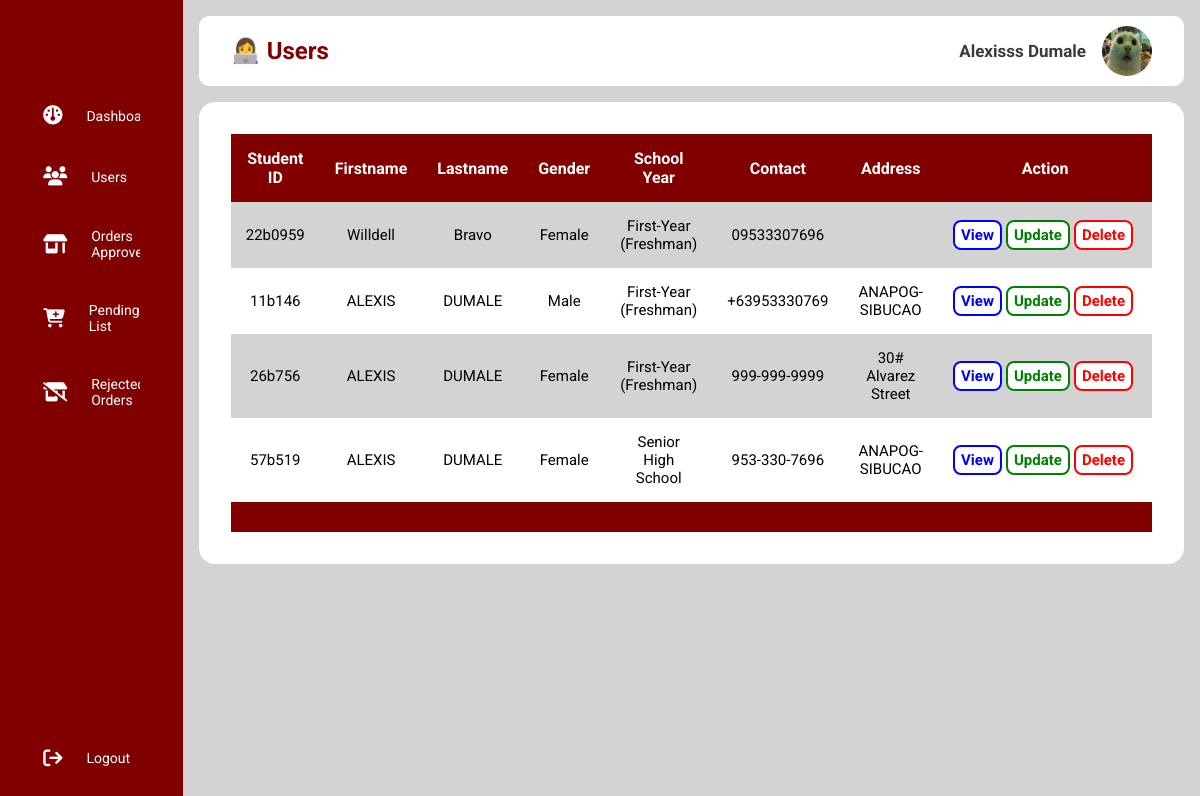
Screenshot of /admin/users.php (signed in) with the database file from the repository.
### tables this page shows
CREATE TABLE `users` (
  `id` int(11) NOT NULL,
  `student_id` varchar(25) NOT NULL,
  `firstname` varchar(50) NOT NULL,
  `lastname` varchar(25) NOT NULL,
  `gender` varchar(10) NOT NULL,
  `email_address` varchar(50) NOT NULL,
  `password` varchar(255) NOT NULL,
  `contact_no` varchar(12) NOT NULL,
  `address` varchar(255) NOT NULL,
  `course` varchar(255) NOT NULL,
  `academic_year` varchar(255) NOT NULL,
  `access_level` varchar(25) NOT NULL,
  `image_profile` varchar(255) NOT NULL,
  `profile_status` varchar(50) NOT NULL,
  `created` timestamp NOT NULL DEFAULT current_timestamp(),
  `modified` datetime NOT NULL DEFAULT current_timestamp()
);

CREATE TABLE `academic_year` (
  `id` int(11) NOT NULL,
  `academic_year` varchar(255) NOT NULL,
  `created` datetime NOT NULL DEFAULT current_timestamp(),
  `modified` timestamp NULL DEFAULT current_timestamp()
);

### object/user.php (called while the page is built, shortened)
<?php
class User {
	private $conn;
	private $table_name = "users";
	public function __construct($db) {
		$this->conn = $db;
	}
	function countUser(){
		$query = "SELECT COUNT(*) as user_count
					FROM
					" . $this->table_name . "
					WHERE
					access_level = 'student'";
		$stmt = $this->conn->prepare($query);
		$stmt->execute();
		$row = $stmt->fetch(PDO::FETCH_ASSOC);
		$user_count = $row['user_count'];
		return $user_count;
	}
	function readUsers(){
		$query = "SELECT * FROM
					" . $this->table_name . "
				WHERE
				access_level = 'Student'";
		$stmt = $this->conn->prepare($query);
		$stmt->execute();
		return $stmt;
	}
}
?>

### object/academic_year.php (called while the page is built, shortened)
<?php
class Academic_year{
    private $conn;
    private $table_name = "academic_year";
    public $id;
    public function __construct($db){
        $this->conn = $db;
    }
    function readName() {
        $query = "SELECT academic_year FROM " . $this->table_name . " WHERE id = ?";
        $stmt = $this->conn->prepare($query);
        $stmt->bindParam(1, $this->id);
        $stmt->execute();
        $row = $stmt->fetch(PDO::FETCH_ASSOC);
        if($row) {
            $this->academic_year_name = $row['academic_year'];
        }
    }
}
?>

### config/core.php (called while the page is built, shortened)
<?php
$home_url="http://localhost/gtms/";
?>

### admin/users.php (the view, shortened to what this page needs)
<?php
include_once '../config/core.php';
include_once '../object/user.php';
include_once '../object/academic_year.php';
$database = new Database();
$db = $database->getConnection();
$user = new User($db);
$academic_year_obj = new Academic_year($db);
$page_title = "👩‍💻 Users";
include_once 'sidebar.php';
include_once 'layout_head.php';
$stmt = $user->readUsers();
$num = $stmt->rowCount();
?>
    <?php
        if ($num>0) {
            echo "<div class='table_container'>";
            echo "<table>";
                echo "<thead>";
                    echo "<tr>";
                        echo "<th>Student ID</th>";
                        echo "<th>Firstname</th>";
                        echo "<th>Lastname</th>";
                        echo "<th>Gender</th>";
                        echo "<th>School Year</th>";
                        echo "<th>Contact</th>";
                        echo "<th>Address</th>";
                        echo "<th>Action</th>";
                    echo "</tr>";
                echo "</thead>";
                echo "<tbody>";
                    while ($row = $stmt->fetch(PDO::FETCH_ASSOC)) {
                        extract($row);
                        $academic_year_obj->id =  $academic_year;
                        $academic_year_obj->readName();
                        echo "<tr>";
                            echo "<td>{$student_id}</td>";
                            echo "<td>{$firstname}</td>";
                            echo "<td>{$lastname}</td>";
                            echo "<td>{$gender}</td>";
                            echo "<td>{$academic_year_obj->academic_year_name}</td>";
                            echo "<td>{$contact_no}</td>";
                            echo "<td>{$address}</td>";
                            echo "<td>";
                                echo "<a href='../admin/view_user.php?uid={$id}' class='action_btn1'>View</a>";
                                echo "<a href='{$home_url}admin/update_user.php?uid={$id}'class='action_btn2'>Update</a>";
                                echo "<a delete-id='{$id}' class='action_btn3 delete-object'>Delete</a>";
                        echo "</tr>";
                    }
                echo "</tbody>";
                echo "<tfoot>";
                    echo "<tr>";
                        echo "<td colspan='8' class='table_foot'></td>";
                    echo "</tr>";
                echo "</tfoot>";
            echo "</table>";
        }
    ?>
    </div>
<?php include_once 'layout_foot.php'; ?>

### admin/sidebar.php
<div class="sidebar">
    <div class="logo"></div>
    <ul class="menu">
        <li class="dash">
            <a href="index-admin.php">
                <i class="fa-solid fa-gauge"></i>
                <span>Dashboard</span>
            </a>
        </li>
        <li>
            <a href="users.php">
                <i class="fa-solid fa-users"></i>
                <span>Users</span>
            </a>
        </li>
        <li>
            <a href="approved_order.php">
            <i class="fa-solid fa-shop"></i>
                <span>Orders Approved</span>
            </a>
        </li>
        <li>
            <a href="pending_request.php">
            <i class="fa-solid fa-cart-plus"></i>
                <span>Pending List</span>
            </a>
        </li>
        <li>
            <a href="declined_order.php">
            <i class="fa-solid fa-shop-slash"></i>
                <span>Rejected Orders</span>
            </a>
        </li>
        <li class="logout">
            <a href="../logout.php">
                <i class="fa-solid fa-arrow-right-from-bracket"></i>
                <span>Logout</span>
            </a>
        </li>
    </ul>
</div>

### admin/layout_head.php (shortened to what this page needs)
<!DOCTYPE html>
<html>
<head>
    <link rel="stylesheet" href="https://cdnjs.cloudflare.com/ajax/libs/font-awesome/6.5.2/css/all.min.css"/>
    <link rel="stylesheet" href="../libs/css/admin-style.css">
</head>
<body>
    <div class="main_content">
        <div class="header_wrapper">
            <div class="header_title">
                <?php
                    if ($page_title == "Dashboard"){
                        echo "<span>Primary</span>";
                        echo "<h2>{$page_title}</h2>";
                    }else{
                        echo "<h2>{$page_title}</h2>";
                    }
                ?>
            </div>
            <div class="user_info">
                <span class="title"><?php
                echo "<strong>{$_SESSION['firstname']}</strong>";
                echo "<strong>{$_SESSION['lastname']}</strong>";
                ?></span>
                <a href="#"><img src="../IMG/Admin2.jpg" alt=""></a>
            </div>
        </div>
        <div class="table_wrapper">

### admin/layout_foot.php (shortened to what this page needs)
    </div>
</div>
</body>
</html>

### libs/css/admin-style.css (style rules this page uses)
* { margin: 0; padding: 0; border: none; outline: none; box-sizing: border-box; font-family: Roboto; }
body { display: flex; }
.sidebar { position: sticky; top: 0; left: 0; bottom: 0; width: 240px; height: 100vh; padding: 0 1.7rem; color: white; overflow: hidden; transition: all 0.5s linear; background: maroon; }
.logo { height: 80px; padding: 16px; }
.menu { height: 88%; position: relative; list-style: none; padding: 0; }
.menu li { padding: 1rem; margin: 10px 0; border-radius: 8px; transition: all 0.5s ease-in-out; }
.menu a { color: white; font-size: 14px; text-decoration: none; display: flex; align-items: center; gap: 1.5rem; }
.menu a span { overflow: hidden; }
.menu a i { font-size: 1.2rem; }
.logout { position: absolute; bottom: 0; left: 0; width: 100%; }
.main_content { position: relative; background: lightgray; width: 100%; padding: 1rem; }
.header_wrapper img { width: 50px; height: 50px; cursor: pointer; border-radius: 100%; }
.header_wrapper { display: flex; justify-content: space-between; align-items: center; flex-wrap: wrap; background: white; border-radius: 10px; padding: 10px 2rem; margin-bottom: 1rem; }
.header_title { color: maroon; }
.user_info { display: flex; align-items: center; gap: 1rem; }
.title { font-size: 17px; font-weight: bold; color: #3f3838; }
.table_wrapper { background: white; margin-top: 1rem; border-radius: 1rem; padding: 2rem 2rem; overflow-x: auto; }
.table_container { width: 100%; margin: 0 auto; }
table { width: 100%; border-collapse: collapse; }
thead { background: maroon; color: white; }
th { padding: 15px; text-align: center; }
tbody { background: lightgray; }
td { text-align: center; padding: 15px; font-size: 15px; text-transform: capitalize; }
tr:nth-child(even) { background: white; }
tfoot .table_foot { background: maroon; font-weight: bold; color: white; text-align: left; }
tfoot td { padding: 15px; color: white; }
.action_btn1, .action_btn2, .action_btn3 { text-decoration: none; border-radius: 8px; font-weight: bold; background-color: white; transition-duration: 0.3s; margin-right: 4px; padding: 4px 6px; }
.action_btn1 { border: 2px solid blue; color: blue; }
.action_btn2 { border: 2px solid green; color: green; }
.action_btn3 { border: 2px solid red; color: red; }

### rows the page displays
users: student "22b0959", firstname "Willdell", lastname "Bravo", gender "Female", academic_year.academic_year "First-Year (Freshman)", contact_no "09533307696"
users: student "11b146", firstname "ALEXIS", lastname "DUMALE", gender "Male", academic_year.academic_year "First-Year (Freshman)", contact_no "+63953330769", address "ANAPOG-SIBUCAO"
users: student "26b756", firstname "ALEXIS", lastname "DUMALE", gender "Female", academic_year.academic_year "First-Year (Freshman)", contact_no "999-999-9999", address "30# Alvarez Street"
users: student "57b519", firstname "ALEXIS", lastname "DUMALE", gender "Female", academic_year.academic_year "Senior High School", contact_no "953-330-7696", address "ANAPOG-SIBUCAO"

### other values shown
$page_title "👩‍💻 Users"
$_SESSION['firstname'] "Alexisss"
$_SESSION['lastname'] "Dumale"
